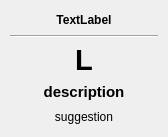
<?xml version="1.0" encoding="UTF-8"?>
<ui version="4.0">
 <class>UVWidget</class>
 <widget class="QWidget" name="UVWidget">
  <property name="geometry">
   <rect>
    <x>0</x>
    <y>0</y>
    <width>168</width>
    <height>137</height>
   </rect>
  </property>
  <property name="sizePolicy">
   <sizepolicy hsizetype="MinimumExpanding" vsizetype="MinimumExpanding">
    <horstretch>0</horstretch>
    <verstretch>0</verstretch>
   </sizepolicy>
  </property>
  <layout class="QHBoxLayout" name="horizontalLayout" stretch="0">
   <property name="spacing">
    <number>5</number>
   </property>
   <property name="sizeConstraint">
    <enum>QLayout::SetMinimumSize</enum>
   </property>
   <property name="leftMargin">
    <number>10</number>
   </property>
   <property name="topMargin">
    <number>10</number>
   </property>
   <property name="rightMargin">
    <number>10</number>
   </property>
   <property name="bottomMargin">
    <number>10</number>
   </property>
   <item>
    <layout class="QVBoxLayout" name="verticalLayout_3" stretch="0,0,0,0,0">
     <item>
      <widget class="QLabel" name="m_dateTime">
       <property name="font">
        <font>
         <weight>75</weight>
         <bold>true</bold>
        </font>
       </property>
       <property name="text">
        <string notr="true">TextLabel</string>
       </property>
       <property name="alignment">
        <set>Qt::AlignCenter</set>
       </property>
      </widget>
     </item>
     <item>
      <widget class="Line" name="line">
       <property name="orientation">
        <enum>Qt::Horizontal</enum>
       </property>
      </widget>
     </item>
     <item>
      <widget class="QLabel" name="m_level">
       <property name="font">
        <font>
         <pointsize>22</pointsize>
         <weight>75</weight>
         <bold>true</bold>
        </font>
       </property>
       <property name="text">
        <string notr="true">L</string>
       </property>
       <property name="alignment">
        <set>Qt::AlignCenter</set>
       </property>
      </widget>
     </item>
     <item>
      <widget class="QLabel" name="m_description">
       <property name="font">
        <font>
         <pointsize>11</pointsize>
         <weight>75</weight>
         <bold>true</bold>
        </font>
       </property>
       <property name="text">
        <string notr="true">description</string>
       </property>
       <property name="scaledContents">
        <bool>true</bool>
       </property>
       <property name="alignment">
        <set>Qt::AlignCenter</set>
       </property>
       <property name="wordWrap">
        <bool>true</bool>
       </property>
      </widget>
     </item>
     <item>
      <widget class="QLabel" name="m_suggestion">
       <property name="text">
        <string notr="true">suggestion</string>
       </property>
       <property name="alignment">
        <set>Qt::AlignCenter</set>
       </property>
       <property name="wordWrap">
        <bool>true</bool>
       </property>
      </widget>
     </item>
    </layout>
   </item>
  </layout>
 </widget>
 <resources/>
 <connections/>
</ui>
